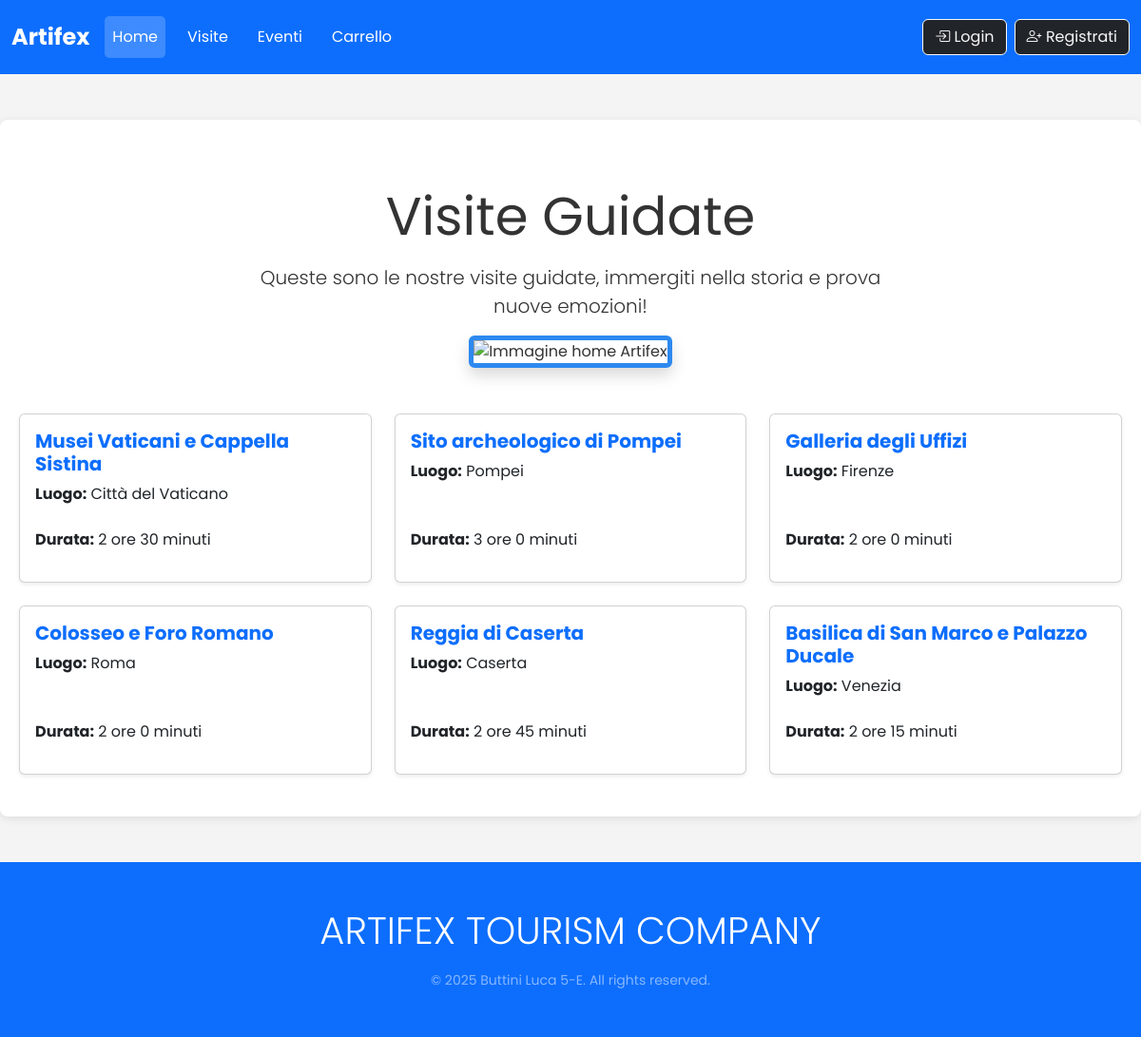
The app's page /visits with its own data.
### tables this page shows
create table visite(
                       id_visita int primary key auto_increment,
                       titolo varchar(100),
                       durata_media time,
                       luogo varchar(100)
);

### App/Controller/ServiceController.php (called while the page is built, shortened)
<?php
require_once 'App/Model/Visit.php';
class ServiceController
{
    private $db;
    public function __construct($db)
    {
        $this->db = $db;
    }
    public function listVisits():void
    {
        $visitModel = new Visit($this->db);
        $visite = $visitModel->showAll();
        require 'App/View/listVisits.php';
    }
}

### index.php (called while the page is built, shortened)
<?php
$appConfig = require 'appConfig.php';
$fullUri = $_SERVER['REQUEST_URI'];
$path = parse_url($fullUri, PHP_URL_PATH);
$url = strtolower($path);
$method = $_SERVER['REQUEST_METHOD'];
$prefix = '/' . strtolower($appConfig['prjName']);
if (strpos($url, $prefix) === 0) {
    $url = substr($url, strlen($prefix));
}
$url = trim($url, '/');
$dataBaseConfig = require 'Database/databaseConfig.php';
$db = Database\DBconn::getDB($dataBaseConfig);
$routerClass = new \Router\Router();
$routerClass->addRoute('GET', '', 'HomeController', 'presentationHome');
$routerClass->addRoute('GET', 'home/services', 'ServiceController', 'presentation3');
$routerClass->addRoute('GET', 'form/insert/visitor', 'UserController', 'formInsertOneVisitor');
$routerClass->addRoute('GET', 'error/errorpage', 'HomeController', 'showErrorPage');
$routerClass->addRoute('GET', 'form/login/admin', 'AdminController', 'formLoginAdmin');
$routerClass->addRoute('GET', 'form/login/visitor', 'UserController', 'formLoginVisitor');
$routerClass->addRoute('GET', 'logout', 'UserController', 'logoutPage');
$routerClass->addRoute('GET', 'info', 'UserController', 'infoProfilo');
$routerClass->addRoute('GET', 'info', 'AdminController', 'infoProfilo');
$routerClass->addRoute('GET', 'admin/dashboard', 'AdminController', 'dashboard');
$routerClass->addRoute('GET', 'visits', 'ServiceController', 'listVisits');
$routerClass->addRoute('GET', 'events', 'ServiceController', 'listEvents');
$routerClass->addRoute('GET', 'admin/events', 'AdminEventController', 'index');
$routerClass->addRoute('GET', 'admin/events/create', 'AdminEventController', 'createForm');
$routerClass->addRoute('GET', 'admin/events/edit/{id}', 'AdminEventController', 'editForm');
$routerClass->addRoute('GET', 'admin/schedules', 'AdminScheduleController', 'index');
$routerClass->addRoute('GET', 'admin/schedules/create', 'AdminScheduleController', 'createForm');
$routerClass->addRoute('GET', 'admin/guides', 'AdminGuideController', 'index');
$routerClass->addRoute('GET', 'admin/guides/create', 'AdminGuideController', 'createForm');
$routerClass->addRoute('GET', 'admin/guides/edit/{id}', 'AdminGuideController', 'editForm');
$routerClass->addRoute('POST', 'insert/onevisitor', 'UserController', 'insertOneVisitor');
$routerClass->addRoute('POST', 'login/admin', 'AdminController', 'loginAdmin');
$routerClass->addRoute('POST', 'login/visitor', 'UserController', 'loginVisitor');
$routerClass->addRoute('POST', 'home/index', 'HomeController', 'presentation11');
$routerClass->addRoute('POST', 'home/services', 'ServiceController', 'presentation33');
$routerClass->addRoute('POST', 'changepwd', 'UserController', 'changePassword');
$routerClass->addRoute('POST', 'changepwd', 'AdminController', 'changePassword');
$routerClass->addRoute('POST', 'admin/events/create', 'AdminEventController', 'create');
$routerClass->addRoute('POST', 'admin/events/delete', 'AdminEventController', 'delete');
$routerClass->addRoute('POST', 'admin/events/update', 'AdminEventController', 'update');
$routerClass->addRoute('POST', 'admin/schedules/create', 'AdminScheduleController', 'create');
$routerClass->addRoute('POST', 'admin/schedules/delete', 'AdminScheduleController', 'delete');
$routerClass->addRoute('POST', 'admin/guides/create', 'AdminGuideController', 'create');
$routerClass->addRoute('POST', 'admin/guides/delete', 'AdminGuideController', 'delete');
$routerClass->addRoute('POST', 'admin/guides/update', 'AdminGuideController', 'update');
$routerClass->addRoute('POST', 'book-events',   'ServiceController', 'bookEventSubmit');
$routerClass->addRoute('GET', 'cart', 'CartController', 'index');
$routerClass->addRoute('POST', 'cart/remove', 'CartController', 'remove');
$routerClass->addRoute('GET',  'cart/checkout',  'CartController', 'checkoutForm');
$routerClass->addRoute('POST', 'cart/checkout',  'CartController', 'checkoutSubmit');
$reValue = $routerClass->match($url, $method);
$action = $reValue['action'];
$controllerObj = new $controller($db);
$controllerObj->$action();

### appConfig.php (called while the page is built)
<?php
return [
    'prjName' => 'Artifex/',
    'baseURL' => 'http://localhost/',
    'css' => 'Public/Style/mystyle.css'
];

### App/Model/Visit.php (called while the page is built, shortened)
<?php
class Visit {
    private PDO $db;
    public function __construct(PDO $db) {
        $this->db = $db;
    }
    public function showAll(): array {
        $visits = [];
        $query = 'SELECT * FROM visite';
        try {
            $stmt = $this->db->prepare($query);
            $stmt->execute();
            while ($visit = $stmt->fetch(PDO::FETCH_ASSOC)) {
                $visits[] = $visit;
            }
        } catch(Exception $e) {
            logError($e);
        }
        return $visits;
    }
}

### App/View/listVisits.php (the view, shortened to what this page needs)
<?php
require 'header.php';
?>
    <div class="text-center mt-5 mb-5">
        <h1 class="display-4"><strong>Visite Guidate</strong></h1>
        <p class="lead" style="max-width: 700px; margin: 1rem auto;">
            Queste sono le nostre visite guidate,
            immergiti nella storia e prova nuove emozioni!
        </p>
        <div class="mb-4">
            <img src="/Artifex/Public/Immagini/artifex-service1.webp" alt="Immagine home Artifex" class="img-fluid rounded shadow home-image">
        </div>
    </div>
    <?php if (empty($visite)): ?>
        <p class="text-center">Al momento non ci sono visite disponibili.</p>
    <?php else: ?>
        <div class="row">
            <?php foreach ($visite as $visita): ?>
                <?php
                $durata_parts = explode(':', $visita['durata_media']);
                $ore = (int)$durata_parts[0];
                $minuti = (int)$durata_parts[1];
                ?>
                <div class="col-md-4 mb-4">
                    <div class="card shadow-sm h-100">
                        <div class="card-body d-flex flex-column">
                            <h5 class="card-title text-primary"><strong><?= htmlspecialchars($visita['titolo']) ?></strong></h5>
                            <p class="card-text flex-grow-1"><strong>Luogo:</strong> <?= htmlspecialchars($visita['luogo']) ?></p>
                            <ul class="list-unstyled mt-2">
                                <li><strong>Durata:</strong> <?= $ore ?> ore <?= $minuti ?> minuti</li>
                            </ul>
                        </div>
                    </div>
                </div>
            <?php endforeach; ?>
        </div>
    <?php endif; ?>
<?php
require 'footer.php';
?>

### App/View/header.php (shortened to what this page needs)
<?php
$appConfig = require dirname(__DIR__, 2) . '/appConfig.php';
$baseUrl   = $appConfig['baseURL'] . $appConfig['prjName'];
$href      = $baseUrl . $appConfig['css'];
$page      = basename($_SERVER["SCRIPT_NAME"]);
$visitorSession = $_SESSION['visitor'] ?? null;
$adminSession   = $_SESSION['admin']   ?? null;
$username = $visitorSession['nome']
    ?? $adminSession['username']
    ?? null;
?>
<!doctype html>
<html lang="it">
<head>
    <link href="https://cdn.jsdelivr.net/npm/bootstrap@5.3.3/dist/css/bootstrap.min.css" rel="stylesheet">
    <link href="https://cdn.jsdelivr.net/npm/bootstrap-icons/font/bootstrap-icons.css" rel="stylesheet">
    <link rel="stylesheet" href="<?= $href ?>">
</head>
<body class="d-flex flex-column min-vh-100">
<nav class="navbar navbar-expand-lg bg-primary navbar-dark sticky-top py-3">
    <div class="container-fluid">
        <a class="navbar-brand" href="<?= $baseUrl ?>"><strong>Artifex</strong></a>
        <div class="collapse navbar-collapse" id="navbarNav">
            <ul class="navbar-nav me-auto mb-2 mb-lg-0">
                <li class="nav-item">
                    <a class="nav-link <?= $page==='index.php' ? 'active' : '' ?>" href="<?= $baseUrl ?>">Home</a>
                </li>
                <li class="nav-item">
                    <a class="nav-link <?= $page==='listVisits.php' ? 'active' : '' ?>" href="<?= $baseUrl ?>visits">Visite</a>
                </li>
                <li class="nav-item">
                    <a class="nav-link <?= $page==='listvents.php' ? 'active' : '' ?>" href="<?= $baseUrl ?>events">Eventi</a>
                </li>
                <li class="nav-item">
                    <a class="nav-link <?= $page==='events.php' ? 'active' : '' ?>" href="<?= $baseUrl ?>cart">Carrello</a>
                </li>
            </ul>
            <div class="d-flex">
                <?php if ($username): ?>
                    <div class="dropdown">
                        <button class="btn btn-light dropdown-toggle" data-bs-toggle="dropdown">
                            <i class="bi bi-person-circle"></i> <?= $username ?>
                        </button>
                        <ul class="dropdown-menu dropdown-menu-end">
                            <li>
                                <a class="dropdown-item" href="<?= $baseUrl ?>info">
                                    <i class="bi bi-gear-fill"></i> Info Profilo
                                </a>
                            </li>
                            <li><hr class="dropdown-divider"></li>
                            <li>
                                <a class="dropdown-item text-danger" href="<?= $baseUrl ?>logout">
                                    <i class="bi bi-box-arrow-right"></i> Logout
                                </a>
                            </li>
                        </ul>
                    </div>
                <?php else: ?>
                    <a class="btn btn-dark btn-outline-light me-2" href="<?= $baseUrl ?>form/login/visitor">
                        <i class="bi bi-box-arrow-in-right"></i> Login
                    </a>
                    <a class="btn btn-dark btn-outline-light" href="<?= $baseUrl ?>form/insert/visitor">
                        <i class="bi bi-person-plus"></i> Registrati
                    </a>
                <?php endif; ?>
            </div>
        </div>
    </div>
</nav>
<div class="container mt-5 flex-grow-1">

### App/View/footer.php (shortened to what this page needs)
</div>
<footer>
    <div class="bg-primary py-5 mt-5 text-center">
        <p class="display-6 mb-3 text-white">ARTIFEX TOURISM COMPANY</p>
        <small class="text-white-50">&copy; 2025 Buttini Luca 5-E. All rights reserved.</small>
    </div>
</footer>
</body>
</html>

### Public/Style/mystyle.css (style rules this page uses)
* { margin: 0; padding: 0; box-sizing: border-box; font-family: "Poppins", sans-serif; }
body { background-color: #f4f4f4; color: #333; }
.navbar .navbar-brand { font-size: 24px; }
.navbar-nav { display: flex; gap: 15px; }
.navbar-nav .nav-link { color: #fff; text-decoration: none; padding: 10px 15px; border-radius: 5px; transition: background-color 0.3s; }
.navbar-nav .nav-link:hover, .navbar-nav .nav-link.active { background-color: rgba(255, 255, 255, 0.2); }
.container { max-width: 1200px; margin: auto; padding: 20px; background-color: #fff; border-radius: 8px; box-shadow: 0 2px 10px rgba(0, 0, 0, 0.1); }
.home-image { max-width: 80%; height: auto; border: 5px solid #2d89ef; }

### records on screen
visite: titolo "Musei Vaticani e Cappella Sistina", luogo "Città del Vaticano", durata_media "2", durata_media "30"
visite: titolo "Sito archeologico di Pompei", luogo "Pompei", durata_media "3", durata_media "0"
visite: titolo "Galleria degli Uffizi", luogo "Firenze", durata_media "2", durata_media "0"
visite: titolo "Colosseo e Foro Romano", luogo "Roma", durata_media "2", durata_media "0"
visite: titolo "Reggia di Caserta", luogo "Caserta", durata_media "2", durata_media "45"
visite: titolo "Basilica di San Marco e Palazzo Ducale", luogo "Venezia", durata_media "2", durata_media "15"
